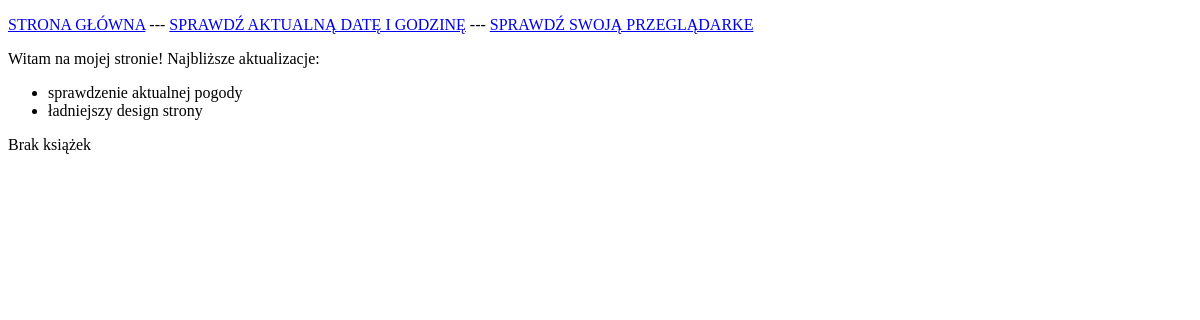
Before: / with the older database file.
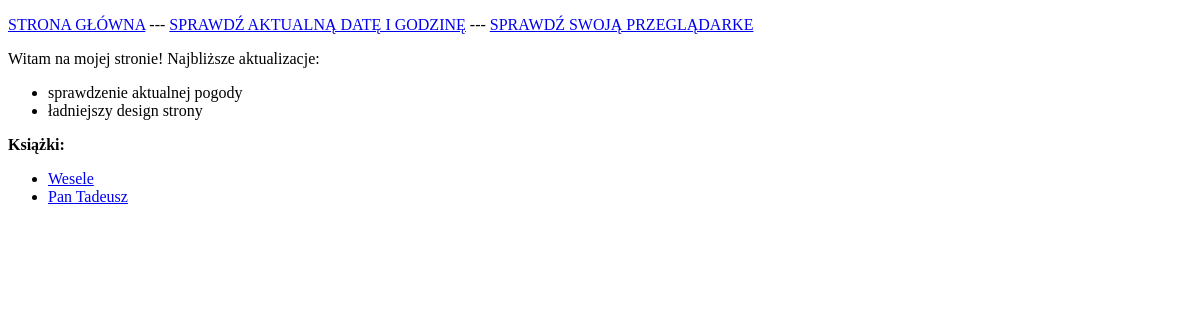
After: the same page with the newer database file.
### library/models.py (models this page shows)
class Book(models.Model):
    title = models.CharField(max_length=200)
    description = models.TextField()
    author = models.ForeignKey(Author, on_delete=models.CASCADE)
    def __str__(self):
        return self.title

### library/views.py (the view)
# urls.py: path('', views.index, name='index'),
def index(request):
    text = ["sprawdzenie aktualnej pogody", "ładniejszy design strony"]
    books = Book.objects.all()
    context = {"text": text, "books": books}
    return render(request, 'library/index.html', context)

### library/templates/library/index.html (shortened to what this page needs)
{% extends 'library/base.html' %}
{% block content %}
<!DOCTYPE html>
<html lang="en">
<head>
</head>
<body>
<p>Witam na mojej stronie! Najbliższe aktualizacje:</p>
<ul>
    {% for x in text %}
    <li>{{ x }}</li>
    {% empty %}
    <li>Brak aktualizacji</li>
    {% endfor %}
</ul>
{% if books %}
<b>Książki:</b>
<ul>
    {% for book in books %}
      <li><a href="{% url 'library:book' book.id %}">{{ book }}</a></li>
    {% endfor %}
</ul>
{% else %}
    Brak książek
{% endif %}
{% endblock content %}

### library/templates/library/base.html (shortened to what this page needs)
<!DOCTYPE html>
<html lang="en">
<head>
</head>
<body>
<p>
<a href="{% url 'library:index' %}">STRONA GŁÓWNA</a> ---
<a href="{% url 'library:time' %}">SPRAWDŹ AKTUALNĄ DATĘ I GODZINĘ</a> ---
<a href="{% url 'library:browser' %}">SPRAWDŹ SWOJĄ PRZEGLĄDARKE</a>
</p>
{% block content %}
{% endblock content %}
</body>
</html>

Changed rows visible on the page:
added Book: title "Wesele"
added Book: title "Pan Tadeusz"
Other visible differences:
text no longer shown: "Brak książek"
text now shown: "Książki:"
